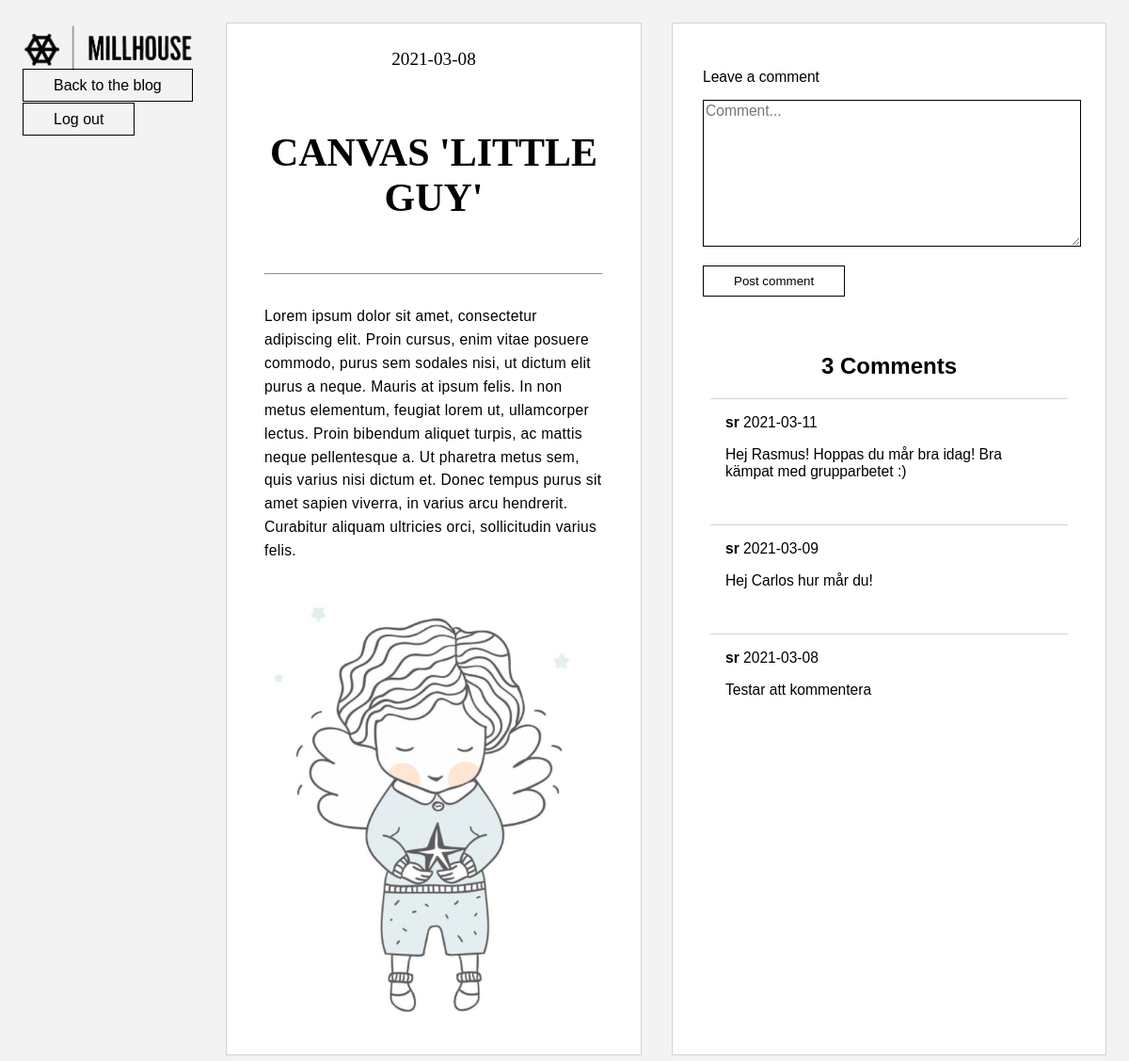
The page /views/blogComments.php?id=14 (signed in) on the database its author committed.
### tables this page shows
CREATE TABLE `posts` (
  `postID` int(11) NOT NULL,
  `title` varchar(35) NOT NULL,
  `description` varchar(2500) NOT NULL,
  `imageUrl` varchar(1000) NOT NULL,
  `category` varchar(25) NOT NULL,
  `date` date NOT NULL
);

CREATE TABLE `comments` (
  `commentID` int(11) NOT NULL,
  `comment` varchar(2500) NOT NULL,
  `date` date NOT NULL,
  `postID` int(11) NOT NULL,
  `userID` int(11) NOT NULL,
  `username` varchar(100) NOT NULL
);

### views/blogComments.php (the view, shortened to what this page needs)
<!DOCTYPE html>
<html lang="en">
<head>
    <link rel = "stylesheet" type = "text/css" href = "../css/comments.css" />
</head>
<body>
<?php
include '../includes/database_connection.php';
$postID = $_GET['id'];
$sql = "SELECT * FROM posts WHERE postID=:postID";
$stmt = $pdo->prepare($sql);
$stmt->execute(array(':postID' => $postID));
while($row = $stmt->fetch(PDO::FETCH_ASSOC))
{
    $blogTitle = $row['title'];
    $blogText = $row['description'];
    $blogImg = $row['imageUrl'];
    $blogDate = $row['date'];
}
?>
<div id ="header-logo"><img src = "../image/logos/Millhouse-logos_black.png" alt="Logo Millhouse">
    <a href="loggedin.php">Back to the blog</a> </br></br>
    <div class = "loggaut-knapp">
        <a href="logout.php">Log out</a>
    </div>
</div>
<div class ="post">
<p class ="date"><?php echo $blogDate;?></p>
    <figure><h4><?php echo $blogTitle?></h4>
    <hr>
    <figcaption class ="description"><p><?php echo $blogText;?></p></figcaption>
    <img src="<?php echo $blogImg;?>" alt="blog-bild">
</div>
<div class="comments">
<p>Leave a comment</p>
<div class="newCommentDiv">
    <form class="comment-form" method="POST" action="blogComments.php?id=<?php echo $_GET['id']; ?>">
        <textarea name="comment" id="" cols="30" rows="10" placeholder="Comment..."></textarea><br>
        <div class ="submit-button">
            <input type="submit" name="submit-comment" value="Post comment">
        </div>
    </form>
</div>
<?php
$sql2 = "SELECT * FROM comments WHERE postID = :id ORDER BY date DESC";
$stmt2 = $pdo->prepare($sql2);
$stmt2->execute([':id'=>$_GET['id']]);
$comment_count = $stmt2->rowCount();
if($comment_count == 0) {
    echo "No comments yet, be the first one!";
}else{
    echo '<h2 class="comment-count">' . $comment_count . ' Comments</h2>';
    while($comment = $stmt2->fetch(PDO::FETCH_ASSOC)){
        $commentAuthor = $comment['username'];
        $commentText = $comment['comment'];
        $commentDate = $comment['date'];
?>
        <div class="comment-box">
           <span class="comment-author"><b><?php echo $commentAuthor; ?></b> </span>
           <span class="comment-date"><?php echo $commentDate; ?></span>
           <p class="comment-text"><?php echo $commentText; ?></p>
        </div>
<?php
    }
}
?>
</body>
</html>

### css/comments.css (style rules this page uses)
body { display: flex; justify-content: center; background-color: rgb(243, 243, 243); font-family: "Trebuchet MS", "Lucida Sans Unicode", "Lucida Grande", "Lucida Sans", Arial, sans-serif; }
h2 { font-size: 3rem 1rem; text-align: center; }
h4 { font-size: 2rem; text-align: center; text-transform: uppercase; font-family: Cambria, Cochin, Georgia, Times, "Times New Roman", serif; }
textarea { font-family: "Trebuchet MS", "Lucida Sans Unicode", "Lucida Grande", "Lucida Sans", Arial, sans-serif; }
a:link, a:visited { text-decoration: none; color: black; border: black solid 1px; width: auto; height: 10%; padding: 0.5rem 2rem; margin-top: 1rem; }
#header-logo { min-width: 11.5rem; max-width: 11.5rem; padding: 1rem; border: none; }
#header-logo a:link { font-family: Arial, Helvetica, sans-serif; }
.post { border: lightgray solid 1px; background-color: white; width: 40%; height: 70%; margin: 1rem; }
p.date { font-size: 1rem; text-align: center; font-family: Cambria, Cochin, Georgia, Times, "Times New Roman", serif; padding: 0.5rem; }
img { width: 100%; }
.description { width: auto; margin: 2rem 0rem; letter-spacing: 0.02rem; line-height: 1.6; }
@media only screen and (min-width: 1200px) { h4 { font-size: 3.5vw; } }
@media only screen and (min-width: 1200px) { p.date { font-size: 2vw; } }
@media only screen and (min-width: 1200px) { .description { font-size: 1.2vw; margin: 2rem 0rem; letter-spacing: 0.02rem; line-height: 1.6; } }
@media only screen and (max-width: 1200px) { .post { width: 100%; } }
@media only screen and (max-width: 1200px) { p.date { font-size: 1.2rem; } }
.comments { border: lightgray 1px solid; width: 40%; padding: 1rem; margin: 1rem 0.5rem; background-color: white; }
.comment-box { border-top: lightgray 1px solid; padding: 1rem; margin: 1rem 0.5rem; }
textarea { border: 1px solid black; width: 100%; }
.submit-button input { border: 1px black solid; padding: 0.5rem 2rem; text-decoration: none; margin-top: 1rem; background-color: white; margin-bottom: 2.5rem; }
@media only screen and (max-width: 1200px) { .comments { border: lightgray 1px solid; width: 90%; padding: 2rem; background-color: white; margin: 1rem; } }

### rows shown on the page
posts: date "2021-03-08", title "CANVAS 'LITTLE GUY'", description "Lorem ipsum dolor sit amet, consectetur adipiscing elit. Proin cursus, enim vitae posuere commodo, purus sem sodales nisi, ut dictum elit purus a neque. Mauris at ipsum felis. In non metus elementum, feugiat lorem ut, ullamcorper lectus. Proin bibendum aliquet turpis, ac mattis neque pellentesque a. Ut pharetra metus sem, quis varius nisi dictum et. Donec tempus purus sit amet sapien viverra, in varius arcu hendrerit. Curabitur aliquam ultricies orci, sollicitudin varius felis.", imageUrl (picture)
comments: username "sr", date "2021-03-11", comment "Hej Rasmus! Hoppas du mår bra idag! Bra kämpat med grupparbetet :)"
comments: username "sr", date "2021-03-09", comment "Hej Carlos hur mår du!"
comments: username "sr", date "2021-03-08", comment "Testar att kommentera"

### other values the page prints
$comment_count "3"
